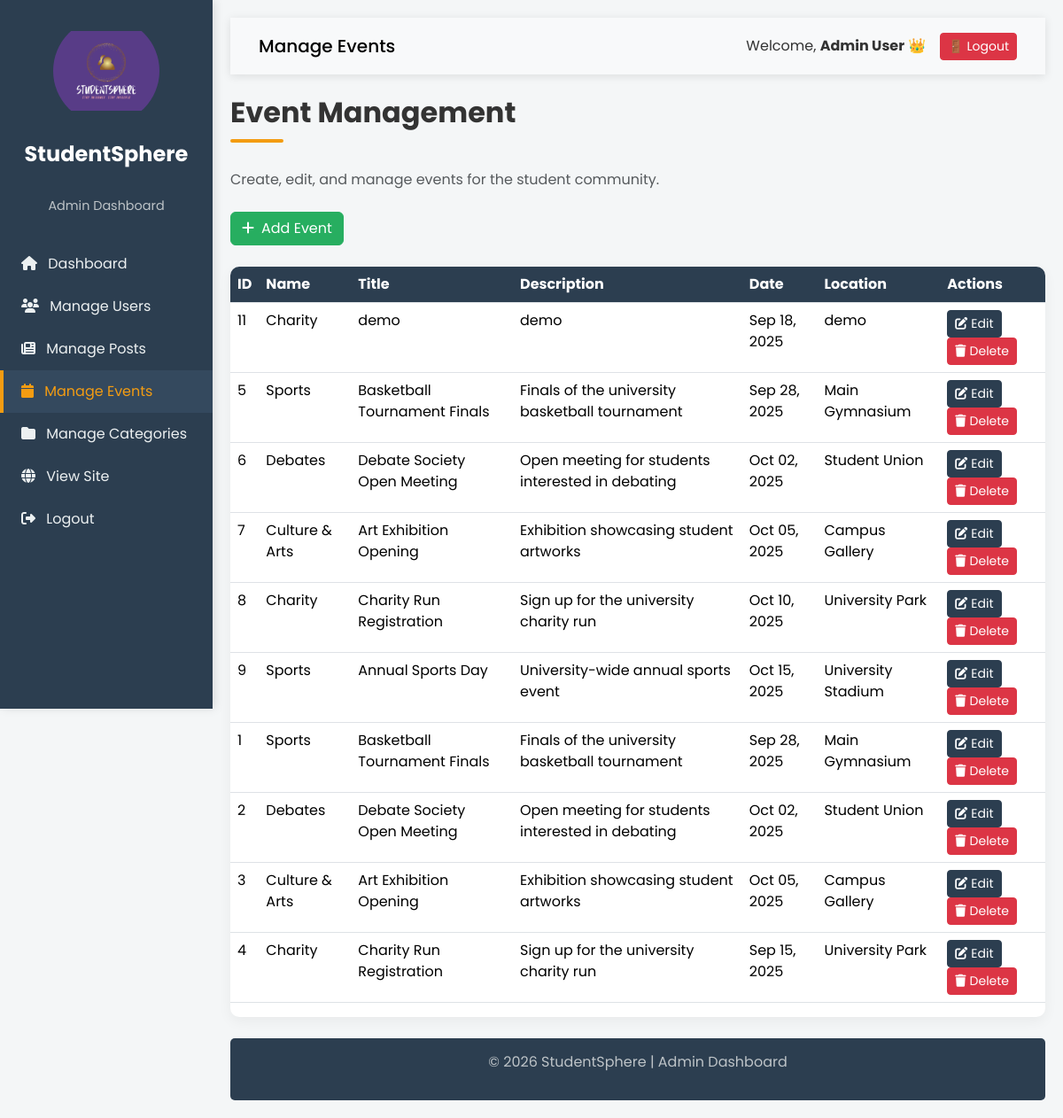
Page /manage_events.php (signed in) on the committed database.
### tables this page shows
CREATE TABLE `events` (
  `id` int(11) NOT NULL,
  `category_id` int(11) NOT NULL,
  `title` varchar(255) NOT NULL,
  `description` text DEFAULT NULL,
  `location` varchar(255) DEFAULT NULL,
  `created_by` int(11) DEFAULT NULL,
  `event_date` datetime NOT NULL,
  `image` varchar(255) DEFAULT NULL,
  `created_at` timestamp NOT NULL DEFAULT current_timestamp()
);

CREATE TABLE `categories` (
  `id` int(11) NOT NULL,
  `name` varchar(100) NOT NULL,
  `description` text DEFAULT NULL,
  `created_at` timestamp NOT NULL DEFAULT current_timestamp(),
  `icon` varchar(255) DEFAULT 'fas fa-folder',
  `link` varchar(255) DEFAULT '#'
);

### manage_events.php (the view, shortened to what this page needs)
<?php
require_once 'config.php';
$result = $conn->query("SELECT e.*, c.name as category_name FROM events e LEFT JOIN categories c ON e.category_id = c.id ORDER BY e.created_at DESC");
?>
<!DOCTYPE html>
<html lang="en">
<head>
  <link href="https://cdn.jsdelivr.net/npm/bootstrap@5.3.2/dist/css/bootstrap.min.css" rel="stylesheet">
  <link rel="stylesheet" href="https://cdnjs.cloudflare.com/ajax/libs/font-awesome/6.4.0/css/all.min.css">
</head>
<body>
<div class="sidebar">
  <div class="text-center mb-3">
    <div style="width: 120px; height: 120px; margin: 0 auto;">
      <img src="logo.png" alt="StudentSphere Logo" style="width: 100%; height: 100%; object-fit: contain; border-radius: 50%;">
    </div>
  </div>
  <div class="logo-text">StudentSphere</div>
  <div class="tagline">Admin Dashboard</div>
  <a href="admin_dashboard.php"><i class="fas fa-home me-2"></i> Dashboard</a>
  <a href="manage_users.php"><i class="fas fa-users me-2"></i> Manage Users</a>
  <a href="manage_posts.php"><i class="fas fa-newspaper me-2"></i> Manage Posts</a>
  <a href="manage_events.php" class="active"><i class="fas fa-calendar me-2"></i> Manage Events</a>
  <a href="manage_categories.php"><i class="fas fa-folder me-2"></i> Manage Categories</a>
  <a href="index.php"><i class="fas fa-globe me-2"></i> View Site</a>
  <a href="logout.php"><i class="fas fa-sign-out-alt me-2"></i> Logout</a>
</div>
<div class="content">
  <nav class="navbar navbar-expand-lg navbar-light bg-light mb-4">
    <div class="container-fluid">
      <span class="navbar-brand mb-0 h1">Manage Events</span>
      <div class="d-flex align-items-center">
        <span class="me-3">Welcome, <strong><?php echo htmlspecialchars($_SESSION['name'] ?? 'Admin'); ?></strong> 👑</span>
        <a href="logout.php" class="btn btn-danger btn-sm">🚪 Logout</a>
      </div>
    </div>
  </nav>
  <h2 class="section-title">Event Management</h2>
  <p class="text-muted mb-4">Create, edit, and manage events for the student community.</p>
  <a href="add_event.php" class="btn btn-success mb-4"><i class="fas fa-plus me-2"></i>Add Event</a>
  <div class="admin-table">
    <table class="table table-hover">
      <thead>
        <tr>
          <th>ID</th>
          <th>Name</th>
          <th>Title</th>
          <th>Description</th>
          <th>Date</th>
          <th>Location</th>
          <th>Actions</th>
        </tr>
      </thead>
      <tbody>
      <?php while ($row = $result->fetch_assoc()): ?>
        <tr>
          <td><?= $row['id'] ?></td>
          <td><?= !empty($row['category_name']) ? htmlspecialchars($row['category_name']) : 'None' ?></td>
          <td><?= htmlspecialchars($row['title']) ?></td>
          <td><?= htmlspecialchars(substr($row['description'], 0, 50)) . (strlen($row['description']) > 50 ? '...' : '') ?></td>
          <td><?= date("M d, Y", strtotime($row['event_date'])) ?></td>
          <td><?= htmlspecialchars($row['location']) ?></td>
          <td>
            <a href="edit_event.php?id=<?= $row['id'] ?>" class="btn btn-sm btn-primary"><i class="fas fa-edit me-1"></i>Edit</a>
            <a href="delete_event.php?id=<?= $row['id'] ?>" class="btn btn-sm btn-danger" onclick="return confirm('Are you sure you want to delete this event?')"><i class="fas fa-trash me-1"></i>Delete</a>
          </td>
        </tr>
      <?php endwhile; ?>
      </tbody>
    </table>
  </div>
  <div class="footer mt-4">
    <p>&copy; <?= date("Y") ?> StudentSphere | Admin Dashboard</p>
  </div>
</div>
</body>
</html>

### manage_events.php (style rules this page uses)
:root { --primary: #2c3e50; --accent: #f39c12; --secondary: #27ae60; --light: #f4f6f7; --dark: #2c3e50; }
body { font-family: 'Poppins', sans-serif; background-color: var(--light); color: #333; }
.sidebar { height: 100vh; background: var(--primary); color: #fff; position: fixed; top: 0; left: 0; width: 240px; padding-top: 20px; box-shadow: 3px 0 10px rgba(0,0,0,0.1); z-index: 1000; overflow-y: auto; }
.sidebar a { display: block; padding: 12px 20px; color: #ecf0f1; text-decoration: none; transition: all 0.3s; border-left: 4px solid transparent; }
.sidebar a:hover, .sidebar a.active { background: #34495e; color: var(--accent); border-left: 4px solid var(--accent); }
.content { margin-left: 240px; padding: 20px; }
.navbar { background: #fff; box-shadow: 0 2px 10px rgba(0,0,0,0.1); padding: 15px 20px; }
.footer { background: var(--primary); color: #bdc3c7; text-align: center; padding: 15px; margin-top: 40px; border-radius: 5px; }
.btn-primary { background-color: var(--primary); border-color: var(--primary); }
.btn-success { background-color: var(--secondary); border-color: var(--secondary); }
.section-title { position: relative; padding-bottom: 15px; margin-bottom: 30px; font-weight: 700; }
.section-title:after { content: ''; position: absolute; bottom: 0; left: 0; width: 60px; height: 4px; background: var(--accent); border-radius: 2px; }
.logo-text { font-weight: 700; font-size: 1.5rem; text-align: center; margin-bottom: 30px; color: white; padding: 0 15px; }
.tagline { font-size: 0.9rem; color: #bdc3c7; text-align: center; margin-bottom: 30px; }
.admin-table { background: white; border-radius: 10px; overflow: hidden; box-shadow: 0 5px 15px rgba(0,0,0,0.05); }
.admin-table th { background-color: var(--primary); color: white; }

### rows in the picture
events: id "11", category.name "Charity", title "demo", description "demo", event_date "Sep 18, 2025", location "demo"
events: id "5", category.name "Sports", title "Basketball Tournament Finals", description "Finals of the university basketball tournament", event_date "Sep 28, 2025", location "Main Gymnasium"
events: id "6", category.name "Debates", title "Debate Society Open Meeting", description "Open meeting for students interested in debating", event_date "Oct 02, 2025", location "Student Union"
events: id "7", category.name "Culture & Arts", title "Art Exhibition Opening", description "Exhibition showcasing student artworks", event_date "Oct 05, 2025", location "Campus Gallery"
events: id "8", category.name "Charity", title "Charity Run Registration", description "Sign up for the university charity run", event_date "Oct 10, 2025", location "University Park"
events: id "9", category.name "Sports", title "Annual Sports Day", description "University-wide annual sports event", event_date "Oct 15, 2025", location "University Stadium"
events: id "1", category.name "Sports", title "Basketball Tournament Finals", description "Finals of the university basketball tournament", event_date "Sep 28, 2025", location "Main Gymnasium"
events: id "2", category.name "Debates", title "Debate Society Open Meeting", description "Open meeting for students interested in debating", event_date "Oct 02, 2025", location "Student Union"
events: id "3", category.name "Culture & Arts", title "Art Exhibition Opening", description "Exhibition showcasing student artworks", event_date "Oct 05, 2025", location "Campus Gallery"
events: id "4", category.name "Charity", title "Charity Run Registration", description "Sign up for the university charity run", event_date "Sep 15, 2025", location "University Park"

### other values in the picture
$_SESSION['name'] "Admin User"
